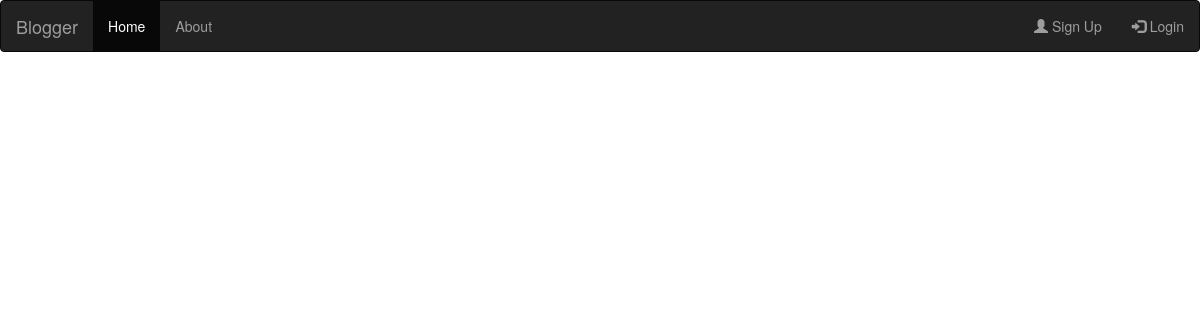
/blog/, run on an earlier commit of the app's database.
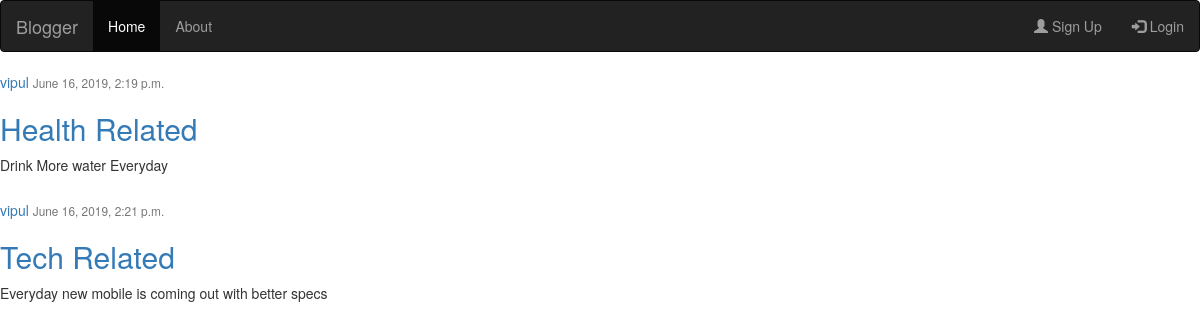
And on a later commit of the database.
### blog/models.py (models this page shows, shortened)
class Posts(models.Model):
    title = models.CharField(max_length=100)
    content = models.TextField()
    date_posted = models.DateTimeField(default=timezone.now)
    author = models.ForeignKey(User, on_delete=models.CASCADE)

### blog/views.py (the view)
# urls.py: url('', views.home, name='blog-home'),
def home(request):
    context = {
        'posts': Posts.objects.all()
    }
    return render(request, 'blog/home.html', context)

### blog/templates/blog/home.html
{% extends "blog/base.html" %}
{% block content %}
    {% for post in posts %}
<article class="media content-section">
  <div class="media-body">
    <div class="article-metadata">
      <a class="mr-2" href="#">{{ post.author }}</a>
      <small class="text-muted">{{ post.date_posted }}</small>
    </div>
    <h2><a class="article-title" href="#">{{ post.title }}</a></h2>
    <p class="article-content">{{ post.content }}</p>
  </div>
</article>
    {% endfor %}
{% endblock content %}

### blog/templates/blog/base.html (shortened to what this page needs)
<!DOCTYPE html>
<html lang="en">
<head>
  <link rel="stylesheet" href="https://maxcdn.bootstrapcdn.com/bootstrap/3.4.0/css/bootstrap.min.css">
</head>
<body>
    <nav class="navbar navbar-inverse">
        <div class="container-fluid">
            <div class="navbar-header">
                <a class="navbar-brand" href="#">Blogger</a>
            </div>
            <ul class="nav navbar-nav">
                <li class="active"><a href="#">Home</a></li>
                <li><a href="#">About</a></li>
            </ul>
            <ul class="nav navbar-nav navbar-right">
                <li><a href="#"><span class="glyphicon glyphicon-user"></span> Sign Up</a></li>
                <li><a href="#"><span class="glyphicon glyphicon-log-in"></span> Login</a></li>
            </ul>
        </div>
    </nav>
{% block content %}
{% endblock %}
</body>
</html>

What changed in the data, as far as the page shows it:
added Posts: author "vipul", date_posted "June 16, 2019, 2:19 p.m.", title "Health Related", content "Drink More water Everyday"
added Posts: author "vipul", date_posted "June 16, 2019, 2:21 p.m.", title "Tech Related", content "Everyday new mobile is coming out with better specs"
